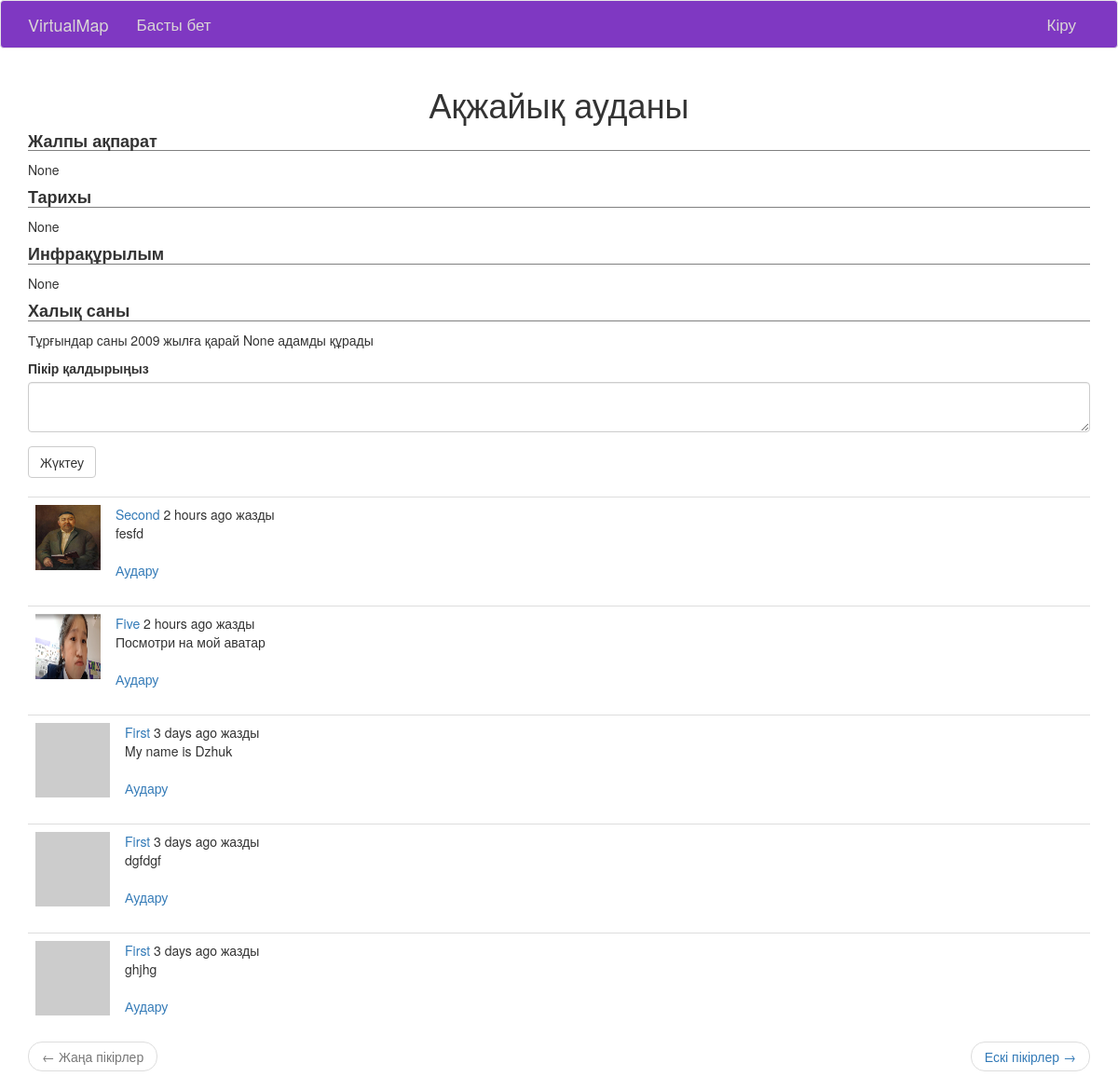
The page /area/6 on the database as committed earlier.
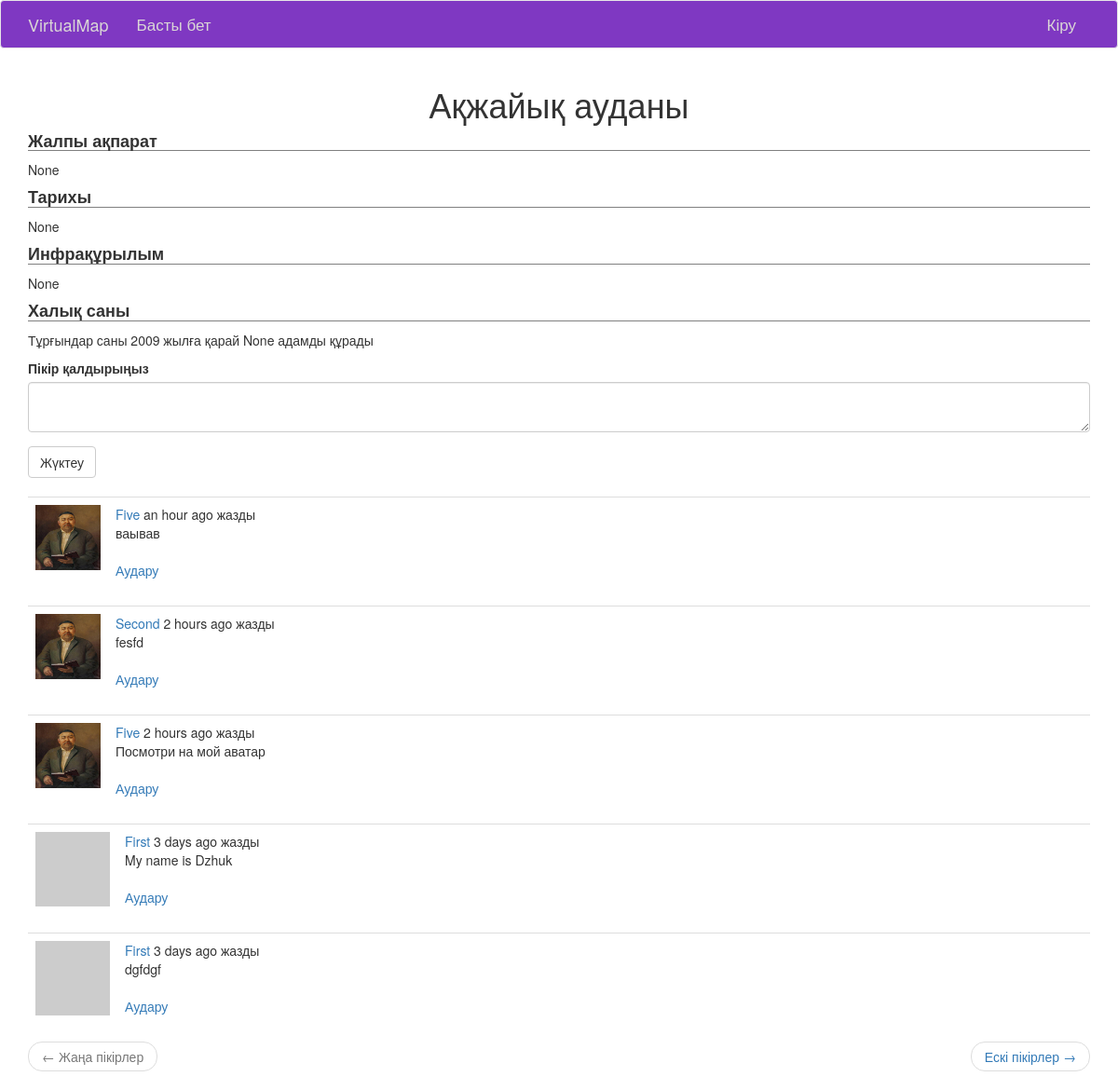
The same page on the database as committed later.
### app/models.py (models this page shows, shortened)
class Post(db.Model):
    id = db.Column(db.Integer, primary_key=True)
    body = db.Column(db.String(140))
    timestamp = db.Column(db.DateTime, index=True, default=datetime.utcnow)
    user_id = db.Column(db.Integer, db.ForeignKey('user.id'))
    area_id = db.Column(db.Integer, db.ForeignKey('area.id'))
    language = db.Column(db.String(5))

class User(UserMixin, db.Model):
    id = db.Column(db.Integer, primary_key=True)
    username = db.Column(db.String(64), index=True, unique=True)
    email = db.Column(db.String(120), index=True, unique=True)
    image_file = db.Column(db.String(20))
    password_hash = db.Column(db.String(128))
    posts = db.relationship('Post', backref='author', lazy='dynamic')
    about_me = db.Column(db.String(140))
    last_seen = db.Column(db.DateTime, default=datetime.utcnow)
    def avatar(self, size):
        digest = md5(self.email.lower().encode('utf-8')).hexdigest()
        return 'https://www.gravatar.com/avatar/{}?d=identicon&s={}'.format(
            digest, size)

### app/main/routes.py (the view, shortened to what this page needs)
@blueprint.route("/area/<int:id>", methods=["GET", "POST"])
def area(id):
    area = db.session.query(Area).filter(Area.id == id).first_or_404()
    form = PostForm()
    page = request.args.get('page', 1, type=int)
    posts = area.posts.order_by(Post.timestamp.desc()).paginate(
        page, current_app.config['POSTS_PER_PAGE'], False)
    next_url = url_for('main.area', id=area.id, page=posts.next_num) \
        if posts.has_next else None
    prev_url = url_for('main.area', id=area.id, page=posts.prev_num) \
        if posts.has_prev else None
    params = {
        'title': area.area_name,
        "area": area,
        'form': form,
        'posts': posts.items,
        "next_url": next_url,
        "prev_url": prev_url
    }
    return render_template("main/area.html", **params)

### app/main/forms.py
class PostForm(FlaskForm):
    post = TextAreaField(_l('Пікір қалдырыңыз'), validators=[DataRequired()])
    submit = SubmitField(_l('Жүктеу'))

### app/main/routes.py (called while the page is built)
@blueprint.before_request
def before_request():
    if current_user.is_authenticated:
        current_user.last_seen = datetime.utcnow()
        db.session.commit()
    g.locale = str(get_locale())

### app/main/templates/main/area.html (shortened to what this page needs)
{% extends "base.html" %}
{% import 'bootstrap/wtf.html' as wtf %}
{% block app_content %}
	<h1 style="text-align: center;">{{ area.area_name }}</h1>
	<h4 class="chapter">{{ _("Жалпы ақпарат") }}</h4>
	<p>{{ area.gen_info }}</p>
	<h4 class="chapter">{{ _("Тарихы") }}</h4>
	<p>{{ area.history }}</p>
	<h4 class="chapter">{{ _("Инфрақұрылым") }}</h4>
	<p>{{ area.infrastructure }}</p>
	<h4 class="chapter">{{ _("Халық саны") }}</h4>
	<p>Тұрғындар саны 2009 жылға қарай {{ area.population }} адамды құрады</p>
	{% if form %}
    	{{ wtf.quick_form(form) }}
    <br>
    {% endif %}
    {% include "main/_posts.html" %}
{% endblock app_content %}

### app/main/templates/main/_post.html (shortened to what this page needs)
<table class="table table-hover">
    <tr>
        <td width="70px">
            <a href="{{ url_for('main.user', username=post.author.username) }}">
				{% if post.author.image_file %}
					<img width="70px" height="70px" src="{{ url_for('static', filename='img/avatars/' + post.author.image_file) }}">
				{% else %}
					<img src="{{ post.author.avatar(70) }}" />
				{% endif %}
            </a>
        </td>
        <td>
            {{ _('%(username)s %(when)s жазды',
                username=user_link, when=moment(post.timestamp).fromNow()) }}
            <br>
            <span id="post{{ post.id }}">{{ post.body }}</span>
            {% if post.language and post.language != g.locale %}
            <br><br>
            <span id="translation{{ post.id }}">
                <a href="javascript:translate(
                            '#post{{ post.id }}',
                            '#translation{{ post.id }}',
                            '{{ post.language }}',
                            '{{ g.locale }}');">{{ _('Аудару') }}</a>
            </span>
            {% endif %}
        </td>
    </tr>
</table>

Rows that differ between the two databases and show on the page:
no longer on this page (row unchanged): Post: body "ghjhg"
added Post: image_file (picture), body "ваывав"
changed through a linked row, Post "Five 2 hours ago жазды": image_file: a different picture
